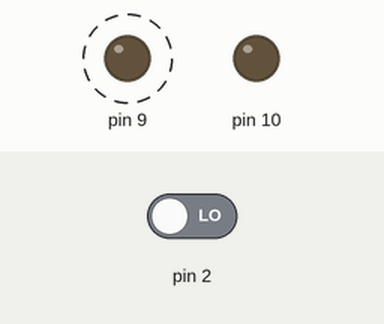
A sketch run on a simulated Arduino Uno, built with avr-gcc and run on an emulated ATmega328P. Shown: output pins drawn as LEDs (lit = HIGH). Dashed ring = blinking. Inputs (shaded band) come from the test bench; at power-on: pin 2 LOW.

Above: at 0.05 s.
Timing chart, 0 to 3.0 s (numbered marks = the images above):
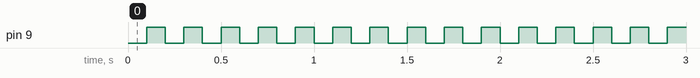

Measured:
- by itself, pin 9: alternates HIGH for 0.10 s and LOW for 0.10 s

The sketch:

box.ino
```cpp
#include <avr/io.h>
#include <util/delay.h>
#include <avr/interrupt.h>

void initInterrupt0(void) {
EIMSK |= (1 << INT0); /* enable INT0 */
EICRA |= (1 << ISC00); /* trigger when button changes */
sei(); /* set (global) interrupt enable bit */
}
ISR(INT0_vect){
if (PIND&(1<<PD0)) {
PORTB |= ( 1 << PB2);
}
else {
PORTB &= ~(1 << PB2);
}}

int main(void)
{ DDRB |=(1<<PB1);
  DDRB |=(1<<PB2);
  initInterrupt0();
  while(1)
  {
    _delay_ms(100);
  PORTB^= (1 << PB1);
  }
  return (0);
}
```
